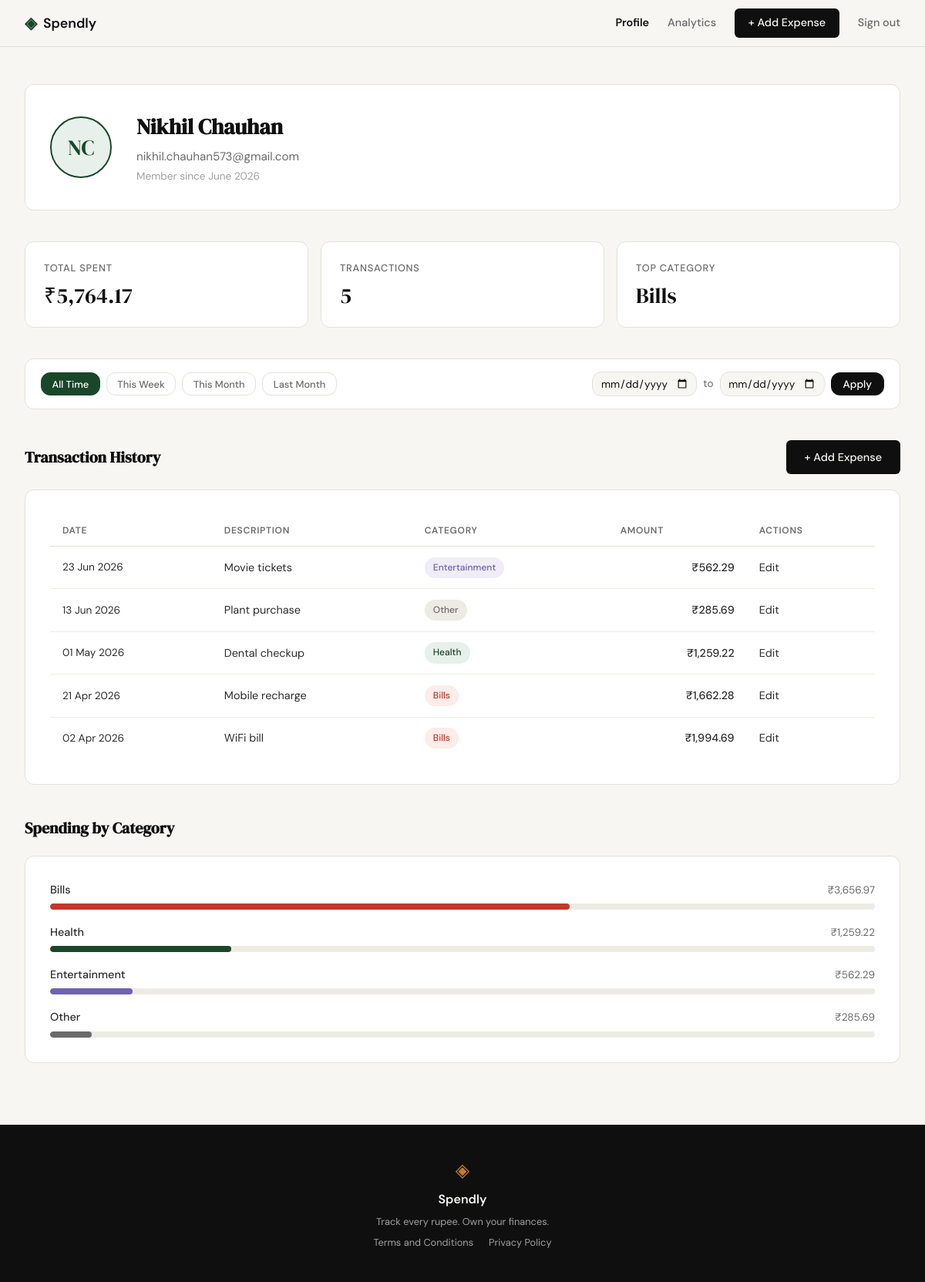
Screenshot of /profile (signed in) with the database file from the repository.
### tables this page shows
CREATE TABLE users (
            id            INTEGER PRIMARY KEY AUTOINCREMENT,
            name          TEXT    NOT NULL,
            email         TEXT    UNIQUE NOT NULL,
            password_hash TEXT    NOT NULL,
            created_at    TEXT    DEFAULT (datetime('now'))
        );

CREATE TABLE expenses (
            id          INTEGER PRIMARY KEY AUTOINCREMENT,
            user_id     INTEGER NOT NULL REFERENCES users(id),
            amount      REAL    NOT NULL,
            category    TEXT    NOT NULL,
            date        TEXT    NOT NULL,
            description TEXT,
            created_at  TEXT    DEFAULT (datetime('now'))
        );

### app.py (the view)
@app.route("/profile")
def profile():
    if not session.get("user_id"):
        return redirect(url_for("login"))
    user_id = session["user_id"]
    user_data = get_user_by_id(user_id)
    if user_data is None:
        abort(404)
    words = user_data["name"].split()
    initials = "".join(w[0] for w in words[:2]).upper()
    user = {
        "name":         user_data["name"],
        "email":        user_data["email"],
        "member_since": user_data["member_since"],
        "initials":     initials,
    }
    raw_from = request.args.get("from", "").strip()
    raw_to   = request.args.get("to",   "").strip()
    date_from = _validate_date_str(raw_from) if raw_from else None
    date_to   = _validate_date_str(raw_to)   if raw_to   else None
    if (raw_from and date_from is None) or (raw_to and date_to is None):
        date_from = None
        date_to   = None
    stats = get_summary_stats(user_id, date_from=date_from, date_to=date_to)
    transactions = get_recent_transactions(user_id, date_from=date_from, date_to=date_to)
    categories = [
        {"name": c["name"], "amount": c["amount"], "percent": c["pct"]}
        for c in get_category_breakdown(user_id, date_from=date_from, date_to=date_to)
    ]
    return render_template("profile.html",
        user=user, stats=stats,
        transactions=transactions, categories=categories,
        date_from=date_from or "",
        date_to=date_to or "",
    )

### database/db.py (called while the page is built)
def get_db():
    conn = sqlite3.connect(DB_PATH)
    conn.row_factory = sqlite3.Row
    conn.execute("PRAGMA foreign_keys = ON")
    return conn

### database/queries.py (called while the page is built)
def get_user_by_id(user_id):
    conn = get_db()
    row = conn.execute(
        "SELECT name, email, created_at FROM users WHERE id = ?",
        (user_id,)
    ).fetchone()
    conn.close()
    if row is None:
        return None
    dt = datetime.strptime(row["created_at"], "%Y-%m-%d %H:%M:%S")
    return {
        "name": row["name"],
        "email": row["email"],
        "member_since": dt.strftime("%B %Y"),
    }

def get_summary_stats(user_id, date_from=None, date_to=None):
    conn = get_db()
    sql = "SELECT amount, category FROM expenses WHERE user_id = ?"
    params = [user_id]
    if date_from:
        sql += " AND date >= ?"
        params.append(date_from)
    if date_to:
        sql += " AND date <= ?"
        params.append(date_to)
    rows = conn.execute(sql, params).fetchall()
    conn.close()
    if not rows:
        return {"total_spent": "₹0.00", "transaction_count": 0, "top_category": "—"}
    total = sum(r["amount"] for r in rows)
    category_totals = {}
    for r in rows:
        category_totals[r["category"]] = category_totals.get(r["category"], 0) + r["amount"]
    top_category = max(category_totals, key=category_totals.get)
    return {
        "total_spent": f"₹{total:,.2f}",
        "transaction_count": len(rows),
        "top_category": top_category,
    }

def get_recent_transactions(user_id, limit=10, date_from=None, date_to=None):
    conn = get_db()
    sql = (
        "SELECT id, date, description, category, amount FROM expenses"
        " WHERE user_id = ?"
    )
    params = [user_id]
    if date_from:
        sql += " AND date >= ?"
        params.append(date_from)
    if date_to:
        sql += " AND date <= ?"
        params.append(date_to)
    sql += " ORDER BY date DESC, id DESC LIMIT ?"
    params.append(limit)
    rows = conn.execute(sql, params).fetchall()
    conn.close()
    result = []
    for r in rows:
        dt = datetime.strptime(r["date"], "%Y-%m-%d")
        result.append({
            "id": r["id"],
            "date": dt.strftime("%d %b %Y"),
            "description": r["description"],
            "category": r["category"],
            "amount": f"₹{r['amount']:,.2f}",
        })
    return result

### templates/profile.html (shortened to what this page needs)
{% extends "base.html" %}
{% block head %}
<link rel="stylesheet" href="{{ url_for('static', filename='css/profile.css') }}">
{% endblock %}
{% block content %}
<div class="profile-page">
    <div class="profile-inner">
        <section class="profile-header section-card">
            <div class="profile-avatar">
                <span class="avatar-initials">{{ user.initials }}</span>
            </div>
            <div class="profile-identity">
                <h1 class="profile-name">{{ user.name }}</h1>
                <p class="profile-email">{{ user.email }}</p>
                <p class="profile-since">Member since {{ user.member_since }}</p>
            </div>
        </section>
        <div class="profile-stats">
            <div class="stat-card">
                <p class="stat-label">Total Spent</p>
                <p class="stat-value">{{ stats.total_spent }}</p>
            </div>
            <div class="stat-card">
                <p class="stat-label">Transactions</p>
                <p class="stat-value">{{ stats.transaction_count }}</p>
            </div>
            <div class="stat-card">
                <p class="stat-label">Top Category</p>
                <p class="stat-value">{{ stats.top_category }}</p>
            </div>
        </div>
        <form method="GET" action="{{ url_for('profile') }}"
              class="date-filter-bar" id="date-filter-form">
            <div class="date-filter-presets">
                <button type="button" class="preset-btn" data-preset="all">All Time</button>
                <button type="button" class="preset-btn" data-preset="week">This Week</button>
                <button type="button" class="preset-btn" data-preset="month">This Month</button>
                <button type="button" class="preset-btn" data-preset="last-month">Last Month</button>
            </div>
            <div class="date-range-inputs">
                <input type="date" name="from" id="date-from" class="date-input"
                       value="{{ date_from }}">
                <span class="date-range-sep">to</span>
                <input type="date" name="to" id="date-to" class="date-input"
                       value="{{ date_to }}">
                <button type="submit" class="date-range-submit">Apply</button>
            </div>
        </form>
        <section class="profile-section">
            <div class="section-title-row">
                <h2 class="section-title">Transaction History</h2>
                <a href="{{ url_for('add_expense') }}" class="btn-primary">+ Add Expense</a>
            </div>
            <div class="section-card">
                <div class="table-scroll">
                    <table class="tx-table">
                        <thead>
                            <tr>
                                <th>Date</th>
                                <th>Description</th>
                                <th>Category</th>
                                <th class="tx-amount-col">Amount</th>
                                <th class="tx-actions-col">Actions</th>
                            </tr>
                        </thead>
                        <tbody>
                            {% for tx in transactions %}
                            <tr>
                                <td class="tx-date">{{ tx.date }}</td>
                                <td>{{ tx.description }}</td>
                                <td>
                                    <span class="badge badge--{{ tx.category | lower }}">
                                        {{ tx.category }}
                                    </span>
                                </td>
                                <td class="tx-amount">{{ tx.amount }}</td>
                                <td class="tx-actions">
                                    <a href="{{ url_for('edit_expense', expense_id=tx.id) }}" class="tx-edit-link">Edit</a>
                                </td>
                            </tr>
                            {% endfor %}
                        </tbody>
                    </table>
                </div>
            </div>
        </section>
        <section class="profile-section">
            <h2 class="section-title">Spending by Category</h2>
            <div class="section-card">
                <div class="breakdown-list">
                    {% for cat in categories %}
                    <div class="breakdown-row">
                        <div class="breakdown-meta">
                            <span class="breakdown-name">{{ cat.name }}</span>
                            <span class="breakdown-amount">{{ cat.amount }}</span>
                        </div>
                        <div class="breakdown-track">
                            <div class="breakdown-bar breakdown-bar--{{ cat.name | lower }}"
                                 style="--bar-width: {{ cat.percent }}%"></div>
                        </div>
                    </div>
                    {% endfor %}
                </div>
            </div>
        </section>
    </div>
</div>
{% endblock %}

### static/css/style.css (style rules this page uses)
:root { --ink: #0f0f0f; --ink-soft: #2d2d2d; --ink-muted: #6b6b6b; --ink-faint: #a0a0a0; --paper: #f7f6f3; --paper-warm: #f0ede6; --paper-card: #ffffff; --accent: #1a472a; --accent-light: #e8f0eb; --accent-2: #c17f24; --accent-2-light: #fdf3e3; --danger: #c0392b; --danger-light: #fdecea; --border: #e4e1da; --border-soft: #eeebe4; --font-display: 'DM Serif Display', Georgia, serif; --font-body: 'DM Sans', system-ui, sans-serif; --max-width: 1200px; --auth-width: 440px; --radius-sm: 6px; --radius-md: 12px; --radius-lg: 20px; }
*, *::before, *::after { box-sizing: border-box; margin: 0; padding: 0; }
html { font-size: 16px; scroll-behavior: smooth; }
body { background: var(--paper); color: var(--ink); font-family: var(--font-body); font-size: 1rem; line-height: 1.6; -webkit-font-smoothing: antialiased; }
a { color: inherit; text-decoration: none; }
.btn-primary { display: inline-block; background: var(--ink); color: var(--paper); padding: 0.65rem 1.5rem; border-radius: var(--radius-sm); font-family: var(--font-body); font-size: 0.9rem; font-weight: 500; cursor: pointer; border: none; transition: background 0.2s; text-decoration: none; }

### rows the page displays
users: name "Nikhil Chauhan", email "nikhil.chauhan573@gmail.com"
expenses: top_category "Bills", date "21 Apr 2026", description "Mobile recharge", category "Bills", amount "₹1,662.28"
expenses: date "23 Jun 2026", description "Movie tickets", category "Entertainment", amount "₹562.29"
expenses: date "13 Jun 2026", description "Plant purchase", category "Other", amount "₹285.69"
expenses: date "01 May 2026", description "Dental checkup", category "Health", amount "₹1,259.22"
expenses: date "02 Apr 2026", description "WiFi bill", category "Bills", amount "₹1,994.69"

### other values shown
{{ user.initials }} "NC"
{{ user.member_since }} "June 2026"
{{ stats.total_spent }} "₹5,764.17"
{{ stats.transaction_count }} "5"
{{ cat.name }} "Bills" "Health" "Entertainment" "Other"
{{ cat.amount }} "₹3,656.97" "₹1,259.22" "₹562.29" "₹285.69"
